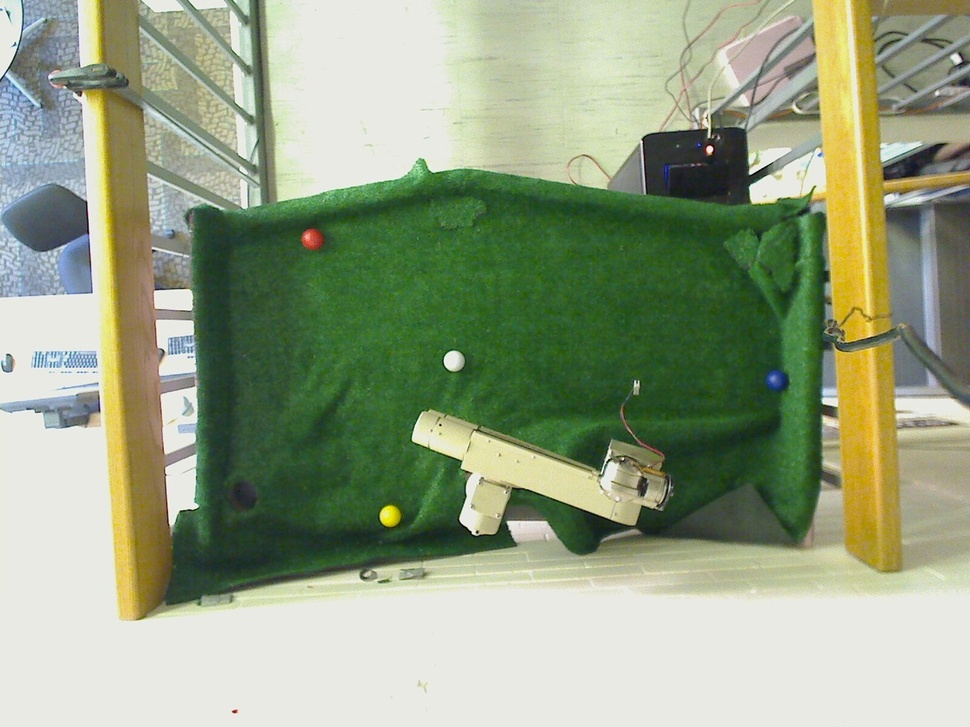
%> input picture ROBO GOLF/img.jpeg, 970 x 727 px, shrunk from 1280 x 960 before the run
$ octave --eval "result = ballfinder('img.jpeg');"   (GNU Octave 9; MATLAB toolbox functions it lacks are replaced by stand-ins)
%> lines starting %> are read from the running program, lines starting %| are printed output that depends on the picture; in (x1, y1, x2, y2) boxes, pixels count from 0 and x2, y2 are one past the last pixel; in counts of white or black regions, pixels touching at a corner belong together; the program's own positions count from 1
function [Wreal] = ballfinder(filename)
%> called with filename = 'img.jpeg'
%%
I=imread('img.jpeg');
%> I is the input picture: size 727x970x3 uint8; mean R, G, B 149.1, 161.1, 131.8
figure(1)
imshow(I);
hsvI=rgb2hsv(I);
%> hsvI: size 727x970x3 double; mean H, S, V 0.257, 0.272, 0.645
tic
%%
figure(2)
greenMask=((hsvI(:,:,1)>0.22 & hsvI(:,:,1)<0.4) & hsvI(:,:,2)>=0.4 & hsvI(:,:,2)<=1 & hsvI(:,:,3)>0.1);
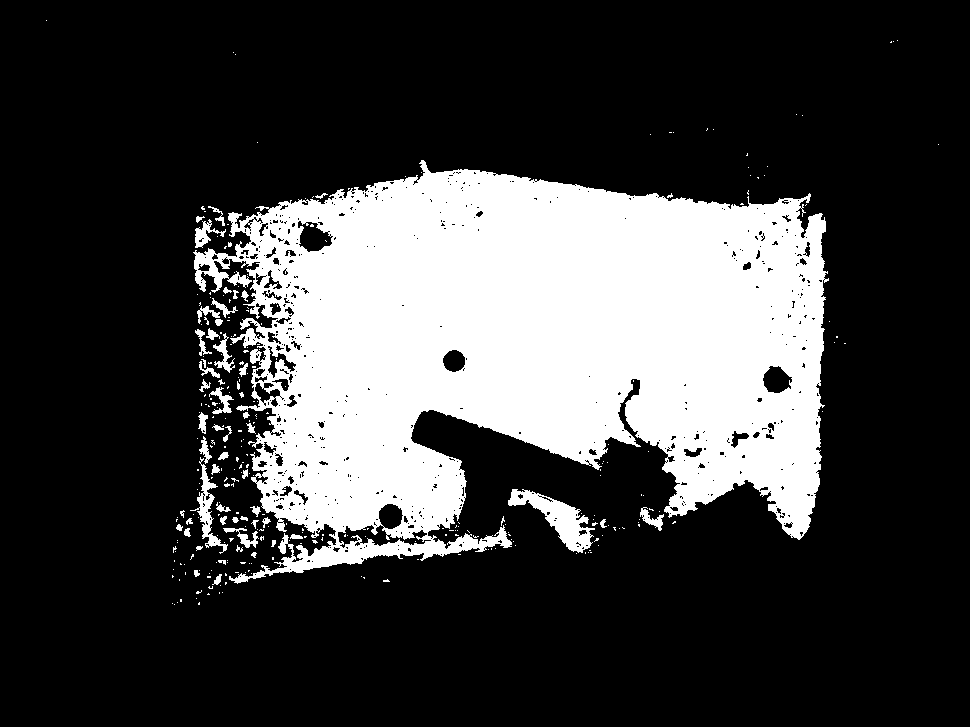
%> greenMask: size 727x970 logical; 24.7% white; 309 white regions (256 under 20 px), largest, box (x1, y1, x2, y2) and area: (193, 160, 829, 584) 167167, (508, 489, 595, 553) 1971, (190, 457, 228, 554) 816
greenMask_filled=imfill(greenMask,'holes');
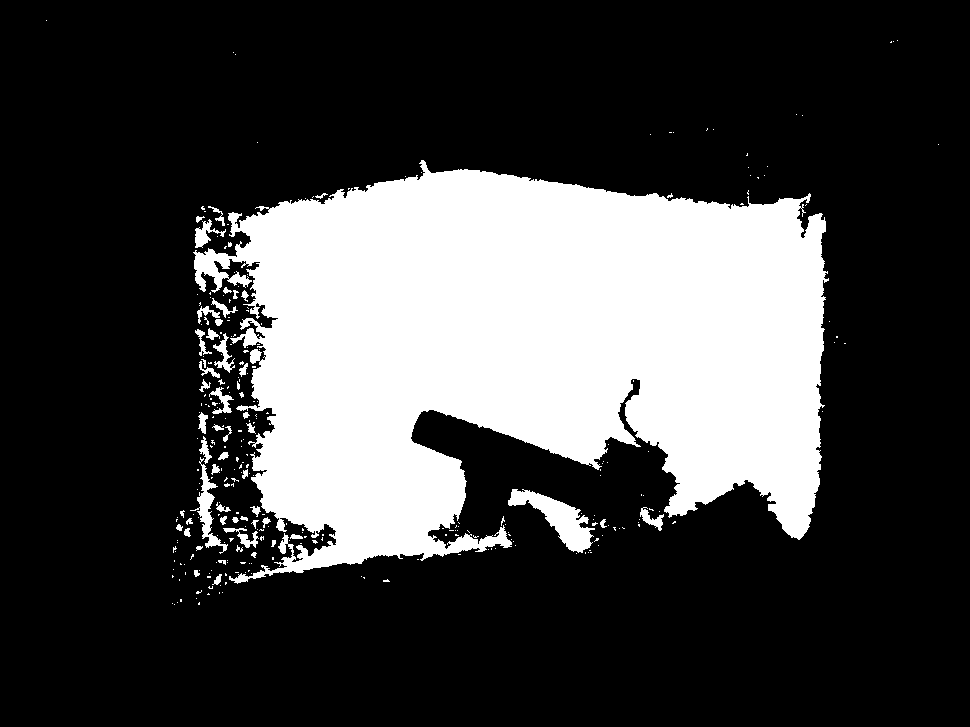
%> greenMask_filled: size 727x970 logical; 25.8% white; 299 white regions (246 under 20 px), largest, box (x1, y1, x2, y2) and area: (193, 160, 829, 584) 174699, (508, 489, 595, 553) 2068, (190, 457, 228, 554) 858
imshow(greenMask_filled)
%%
blueMask=(hsvI(:,:,1)>=0.45&hsvI(:,:,1)<=0.67&greenMask_filled& hsvI(:,:,2)>=0.5 & hsvI(:,:,2)<=1& hsvI(:,:,3)>0.1);
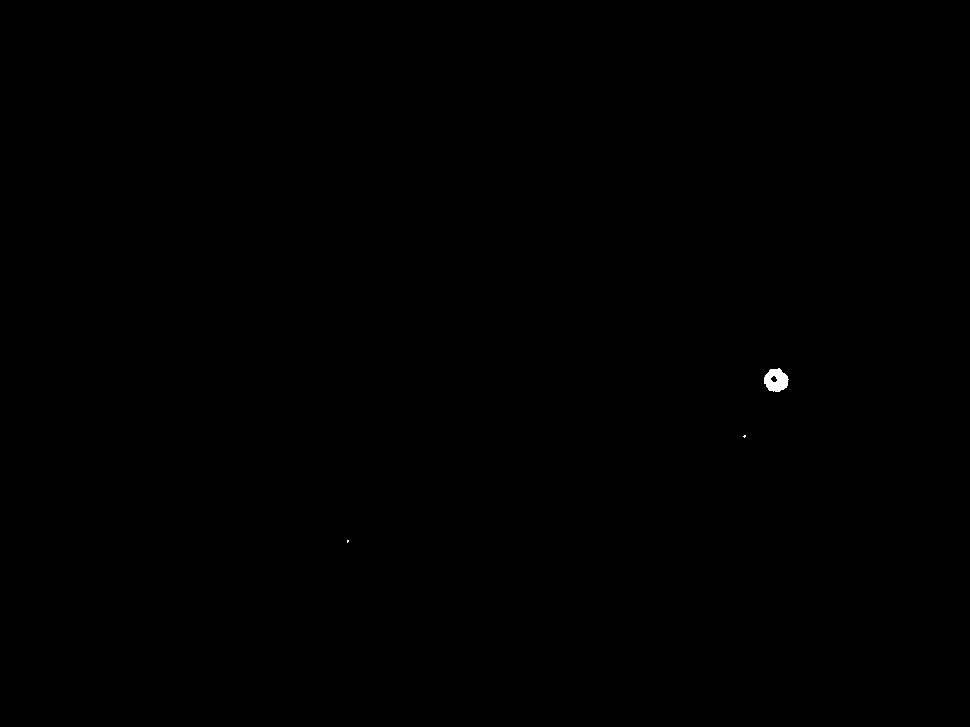
%> blueMask: size 727x970 logical; 0.06% white; 3 white regions (2 under 20 px), largest, box (x1, y1, x2, y2) and area: (764, 368, 789, 392) 417
blueMask_filled=imfill(blueMask,'holes');
%> blueMask_filled: size 727x970 logical; 0.06% white; 3 white regions (2 under 20 px), largest, box (x1, y1, x2, y2) and area: (764, 368, 789, 392) 442
statsBlue=regionprops(blueMask_filled,'PixelIdxList','Area','PixelList','Centroid');
%> statsBlue = 3 regions; Area and Centroid: 442 [776.7 380.9], 6 [745.2 436.8], 5 [348.4 541.8]
bigBlue=find([statsBlue(:).Area]==max([statsBlue(:).Area]));
%> bigBlue = 3
blueCenter = statsBlue(bigBlue).Centroid;
%> blueCenter = [776.7 380.9]
figure(3)
imshow(blueMask_filled)
hold on
plot(blueCenter(1,1),blueCenter(1,2),'m.')
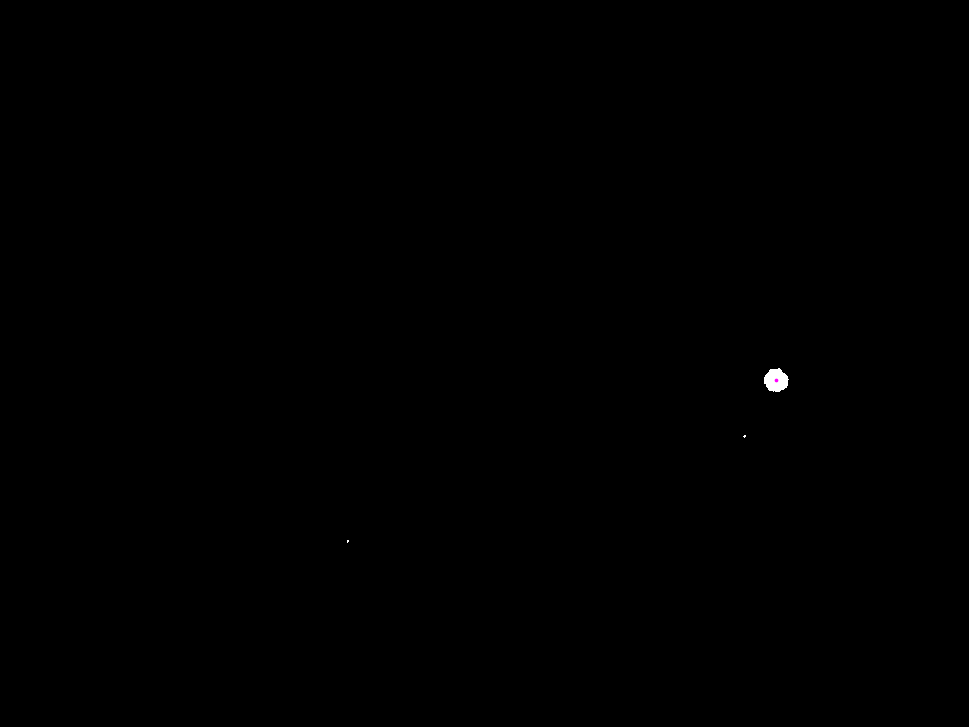
%> figure redrawn from the program's plot data
%%
yellowMask=(hsvI(:,:,1)>=0.13&hsvI(:,:,1)<=0.19)&greenMask_filled&(hsvI(:,:,2)>=0.6 & hsvI(:,:,2)<=1 & hsvI(:,:,3)>0.1);
%> yellowMask: size 727x970 logical; 0.05% white; 4 white regions (3 under 20 px), largest, box (x1, y1, x2, y2) and area: (382, 505, 402, 528) 326
figure(1)
imshow(yellowMask);
yellowMask=bwmorph(yellowMask,'erode',5);
%> yellowMask: size 727x970 logical; 0% white in thin lines or dots, all inside (x1, y1, x2, y2) = (394, 515, 395, 519)
yellowMask_filled=imfill(yellowMask,'holes');

statsYellow=regionprops(yellowMask_filled,'PixelIdxList','Area','PixelList','Centroid');
%> statsYellow = 1 region; Area, Centroid, PixelIdxList and PixelList: 4 [395 517.5] [286954 286955 286956 286957] [395 516 395 517 395 518 395 519]
bigYellow=find([statsYellow(:).Area]==max([statsYellow(:).Area]));
%> bigYellow = 1
yellowCenter = statsYellow(bigYellow).Centroid;
%> yellowCenter = [395 517.5]
figure(4)
imshow(yellowMask_filled);
hold on;
plot(yellowCenter(1,1),yellowCenter(1,2),'m.')
imagesc((hsvI(:,:,1)>=0.11&hsvI(:,:,1)<=0.22)&(hsvI(:,:,2)>=0.5 & hsvI(:,:,2)<=1));
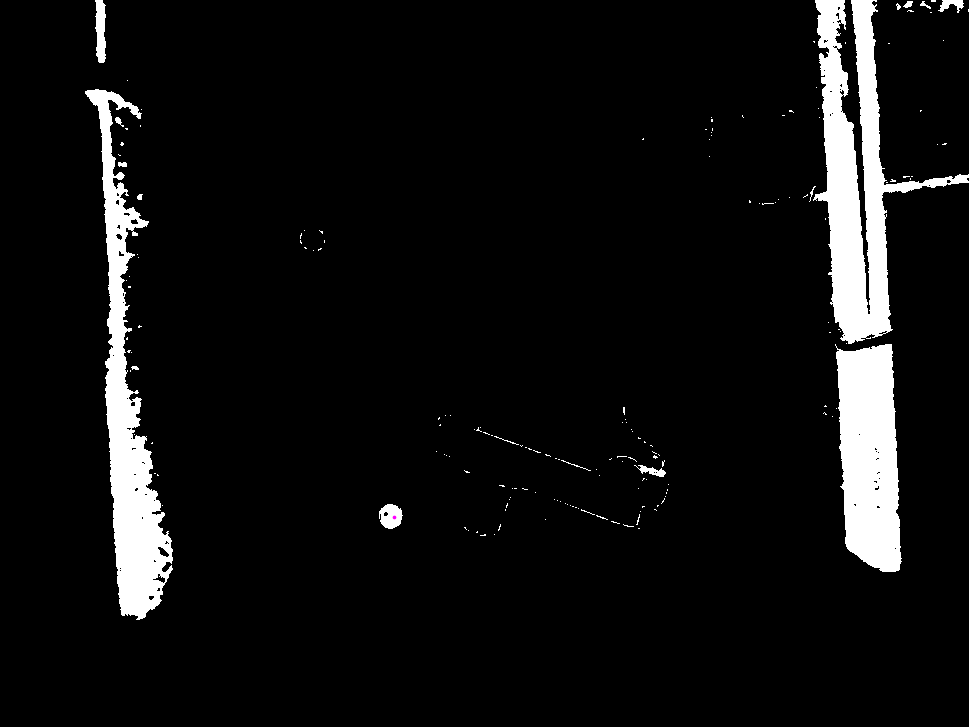
%> figure redrawn from the program's plot data
%%
redMask=(hsvI(:,:,1)<=0.1|hsvI(:,:,1)>=0.91)&greenMask_filled&(hsvI(:,:,2)>=0.55 & hsvI(:,:,2)<=1 & hsvI(:,:,3)>0.1);
%> redMask: size 727x970 logical; 0.05% white; 1 white region, box (x1, y1, x2, y2) and area: (301, 228, 324, 250) 342
redMask_filled=imfill(redMask,'holes');
%> redMask_filled: size 727x970 logical; 0.05% white; 1 white region, box (x1, y1, x2, y2) and area: (301, 228, 324, 250) 374
statsRed=regionprops(redMask_filled,'PixelIdxList','Area','PixelList','Centroid');
%> statsRed = 1 region; Area and Centroid: 374 [313.5 240]
bigRed=find([statsRed(:).Area]==max([statsRed(:).Area]));
%> bigRed = 1
redCenter = statsRed(bigRed).Centroid;
%> redCenter = [313.5 240]
% [4 lines of commented-out code are left out]
%%
whiteMask=(hsvI(:,:,3)>=0.9 & hsvI(:,:,2)<=0.1)&greenMask_filled;
%> whiteMask: size 727x970 logical; 0.02% white; 1 white region, box (x1, y1, x2, y2) and area: (444, 352, 458, 368) 176
statsWhite=regionprops(whiteMask,'PixelIdxList','Area','PixelList','Centroid');
%> statsWhite = 1 region; Area and Centroid: 176 [451.7 360.8]
bigWhite=find([statsWhite(:).Area]==max([statsWhite(:).Area]));
%> bigWhite = 1
WhiteCenter = statsWhite(bigWhite).Centroid;
%> WhiteCenter = [451.7 360.8]
% [4 lines of commented-out code are left out]
%%
figure(7)
imshow(I)
hold on;
plot(WhiteCenter(1,1),WhiteCenter(1,2),'m.')
hold on;
plot(redCenter(1,1),redCenter(1,2),'m.')
hold on;
plot(yellowCenter(1,1),yellowCenter(1,2),'m.')
hold on;
plot(blueCenter(1,1),blueCenter(1,2),'m.')

%
RYBvirtual=[redCenter(1,1) yellowCenter(1,1) blueCenter(1,1);
            redCenter(1,2) yellowCenter(1,2) blueCenter(1,2);
            1 1 1];
%> RYBvirtual = [313.5 395 776.7; 240 517.5 380.9; 1 1 1]
RYBreal=[18.5 -4.25 6.5;
         13.5 7.5 -24;
          1 1 1];
Wvirtual=[WhiteCenter(1,1);WhiteCenter(1,2);1];
%> Wvirtual = [451.7; 360.8; 1]
Ratios= inv(RYBvirtual) * Wvirtual;
%> Ratios = [0.445; 0.311; 0.244]
Wreal=RYBreal*Ratios;
%> Wreal = [8.49; 2.49; 1]
%> `result = ballfinder('img.jpeg');`:
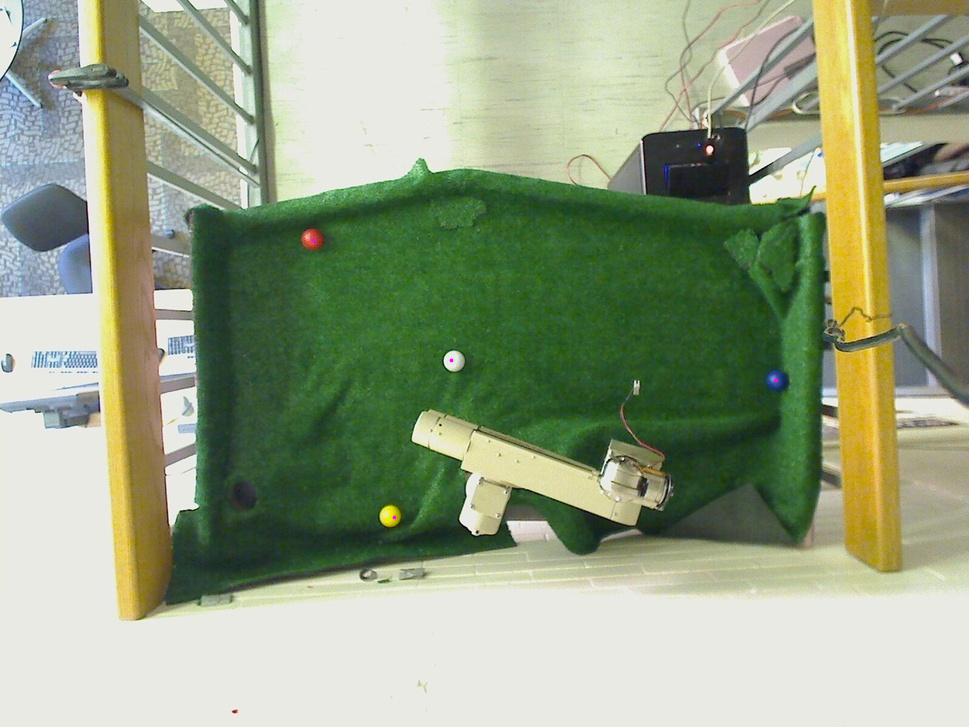
%> figure redrawn from the program's plot data
toc
end
